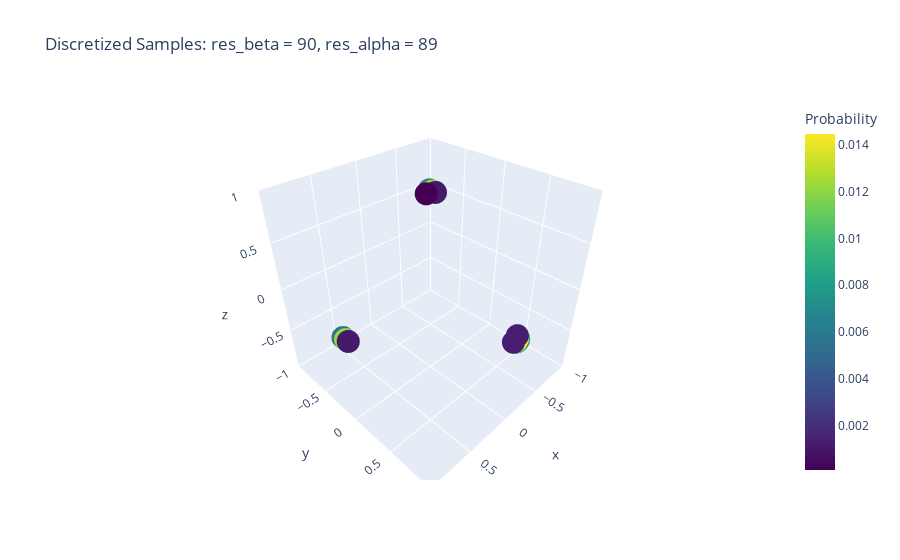

The notebook cell saved with this chart:
### Code cell
def sample_from_probability_distribution(sig: e3nn.SphericalSignal, key, num_samples):
    keys = jax.random.split(key, num_samples)
    beta_indices, alpha_indices = jax.vmap(sig.sample)(keys)
    samples = sig.grid_vectors[beta_indices, alpha_indices]
    return e3nn.IrrepsArray("1o", samples)


def plot_samples(samples, title, probs=None):
    fig = go.Figure(
        [
            go.Scatter3d(
                x=samples.array[:, 0],
                y=samples.array[:, 1],
                z=samples.array[:, 2],
                marker=dict(color=[float(prob) for prob in probs],
                            colorscale='Viridis',
                            cmin=float(probs.min()),
                            cmax=float(probs.max()),
                            colorbar=dict(title='Probability')),
                text=[f"Prob: {prob.round(3)}" for prob in probs],
                hoverinfo='text',
                mode="markers",
                
            )
        ]
    )
    fig.update_layout(
        scene=dict(
            xaxis=dict(range=[-1, 1]),
            yaxis=dict(range=[-1, 1]),
            zaxis=dict(range=[-1, 1]),
            aspectmode="cube",
        )
    )
    fig.update_layout(title=title)
    return fig


key = jax.random.PRNGKey(0)
res_beta = 90
res_alpha = 89
samples = sample_from_probability_distribution(
    coeffs_to_probability_distribution(coeffs, res_beta=res_beta, res_alpha=res_alpha),
    key,
    100,
)

plot_samples(
    samples,
    title=f"Discretized Samples: res_beta = {res_beta}, res_alpha = {res_alpha}",
    probs=probability(samples, coeffs),
)
